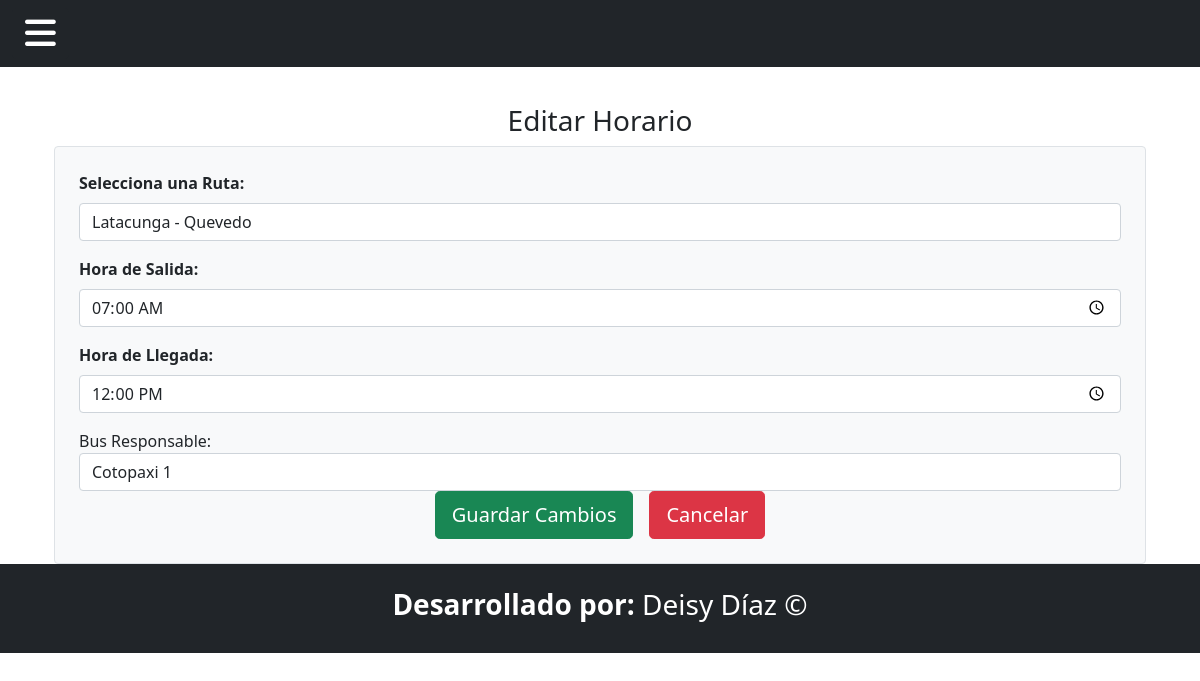
Screenshot of /Horario/editar_horario/1/ with the database file from the repository.
### Aplicaciones/Transportes/models.py (models this page shows, shortened)
class Horario(models.Model):
    id=models.AutoField(primary_key=True)
    ruta = models.ForeignKey(Ruta, on_delete=models.CASCADE)
    hora_salida = models.TimeField()
    hora_llegada = models.TimeField()
    bus = models.ForeignKey(Bus, on_delete=models.SET_NULL, null=True, blank=True)

class Ruta(models.Model):
    origen = models.CharField(max_length=100)
    destino = models.CharField(max_length=100)
    precio = models.DecimalField(max_digits=10, decimal_places=2)

class Bus(models.Model):
    nombre_bus = models.CharField(max_length=15, default="Cotopaxi")
    numero_placa = models.CharField(max_length=15, unique=True)
    capacidad = models.PositiveIntegerField()
    numero_bus = models.PositiveIntegerField(unique=True)   # Capacidad máxima de pasajeros
    conductor = models.OneToOneField('Conductor', on_delete=models.SET_NULL, null=True, related_name='bus')

### Aplicaciones/Transportes/views.py (the view)
# urls.py: path('Horario/editar_horario/<int:horario_id>/', views.editar_horario, name='editar_horario'),
def editar_horario(request, horario_id):
    horario = get_object_or_404(Horario, id=horario_id)  # Obtener el horario por ID
    ruta = Ruta.objects.all()
    bus = Bus.objects.all()
    if request.method == "POST":
        return procesarEdicionHorario(request, horario)
    return render(request, 'Horario/editar_horario.html', {'horario': horario,'ruta': ruta, 'bus': bus})

### Aplicaciones/Transportes/context_processors.py (called while the page is built)
def rol_usuario(request):
    if request.user.is_authenticated and hasattr(request.user, 'perfilusuario'):
        return {'rol_usuario': request.user.perfilusuario.rol}
    return {'rol_usuario': None}

### Aplicaciones/Transportes/templates/Horario/editar_horario.html (shortened to what this page needs)
{% extends "plantilla.html" %}
{% block contenido %}
<div class="container mt-5">
    <h3 class="text-center">Editar Horario</h3>
    <form action="{% url 'editar_horario' horario.id %}" method="POST" class="p-4 border rounded bg-light">
        <div class="mb-3">
            <label for="ruta" class="form-label"><b>Selecciona una Ruta:</b></label>
            <select class="form-control" id="ruta" name="ruta" required>
                {% for ruta in ruta %}
                    <option value="{{ ruta.id }}" {% if ruta.id == horario.ruta.id %}selected{% endif %}>
                        {{ ruta.origen }} - {{ ruta.destino }}
                    </option>
                {% endfor %}
            </select>
        </div>
        <div class="mb-3">
            <label for="hora_salida" class="form-label"><b>Hora de Salida:</b></label>
            <input type="time" class="form-control" id="hora_salida" name="hora_salida" required value="{{ horario.hora_salida }}">
        </div>
        <div class="mb-3">
            <label for="hora_llegada" class="form-label"><b>Hora de Llegada:</b></label>
            <input type="time" class="form-control" id="hora_llegada" name="hora_llegada" required value="{{ horario.hora_llegada }}">
        </div>
        <div class="form-group">
            <label for="bus">Bus Responsable:</label>
            <select name="bus" id="bus" class="form-control">
                {% for bus in bus %}
                    <option value="{{ bus.id }}" {% if horario.bus and bus.id == horario.bus.id %}selected{% endif %}>
                        {{ bus.nombre_bus }} {{ bus.numero_bus }}
                    </option>
                {% endfor %}
            </select>
        </div>
        <div class="d-flex justify-content-center">
            <button type="submit" class="btn btn-success btn-lg mx-2">Guardar Cambios</button>
            <button type="button" class="btn btn-danger btn-lg mx-2" onclick="window.location.href='{% url 'listado_horario' %}'">Cancelar</button>
        </div>
    </form>
</div>
{% endblock %}

### Aplicaciones/Transportes/templates/plantilla.html (style rules this page uses)
body { padding-top: 56px; }

### rows the page displays
Horario: ruta "Latacunga - Quevedo", hora_salida "07:00", hora_llegada "12:00", bus "Cotopaxi 1"
